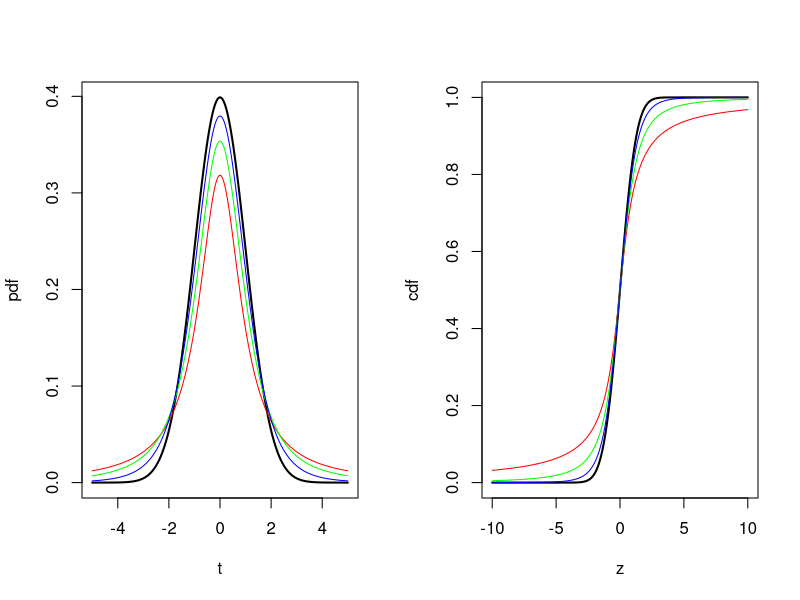

Reproduce this figure in R.
par(mfrow=c(1, 2))
# t distributed variable
t  = seq(-5, 5, length = 300)           
df = c(1, 2, 5)                         # degrees of freedom(df) for the t-distribution

# standard normal pdf (reference function)
plot(t, dnorm(t, 0, 1),
     xlab = "t", ylab = "pdf",
     type = "l", lwd = 2)               
# df=1
lines(t, dt(t, df[1]), col = "red")     
# df=2
lines(t, dt(t, df[2]), col = "green")   
# df=5
lines(t, dt(t, df[3]), col = "blue")    
 
# different range needed to illustrate the differences
t = seq(-10, 10, length = 300)          
# cdf of normal
plot(t, pnorm(t, 0,1), xlab = "z",
     ylab = "cdf", type = "l", lwd = 2) 
#order of df as above
lines(t, pt(t, df[1]), col = "red")     
lines(t, pt(t, df[2]), col = "green")
lines(t, pt(t, df[3]), col = "blue")
